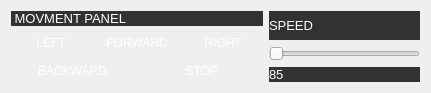
   <widget class="QWidget" name="layoutWidget">
    <property name="geometry">
     <rect>
      <x>10</x>
      <y>410</y>
      <width>431</width>
      <height>84</height>
     </rect>
    </property>
    <layout class="QHBoxLayout" name="horizontalLayout_10">
     <item>
      <layout class="QVBoxLayout" name="verticalLayout_6">
       <item>
        <widget class="QLabel" name="label_3">
         <property name="font">
          <font>
           <family>Arial</family>
           <pointsize>10</pointsize>
           <weight>50</weight>
           <bold>false</bold>
          </font>
         </property>
         <property name="styleSheet">
          <string notr="true">background-color: rgb(50, 50, 50);
color: rgb(255, 255, 255);
gridline-color: rgb(255, 255, 255);</string>
         </property>
         <property name="text">
          <string> MOVMENT PANEL</string>
         </property>
        </widget>
       </item>
       <item>
        <layout class="QVBoxLayout" name="verticalLayout_5">
         <item>
          <layout class="QHBoxLayout" name="horizontalLayout_7">
           <item>
            <widget class="QPushButton" name="LB">
             <property name="font">
              <font>
               <family>Arial</family>
               <weight>50</weight>
               <bold>false</bold>
              </font>
             </property>
             <property name="styleSheet">
              <string notr="true">background-color: rgb(50, 50, 50);
color: rgb(255, 255, 255);
alternate-background-color: rgb(255, 255, 255);</string>
             </property>
             <property name="text">
              <string>LEFT</string>
             </property>
             <property name="default">
              <bool>true</bool>
             </property>
             <property name="flat">
              <bool>true</bool>
             </property>
            </widget>
           </item>
           <item>
            <widget class="QPushButton" name="FWB">
             <property name="font">
              <font>
               <family>Arial</family>
               <weight>50</weight>
               <bold>false</bold>
              </font>
             </property>
             <property name="styleSheet">
              <string notr="true">background-color: rgb(50, 50, 50);
color: rgb(255, 255, 255);
alternate-background-color: rgb(255, 255, 255);</string>
             </property>
             <property name="text">
              <string>FORWARD</string>
             </property>
             <property name="default">
              <bool>true</bool>
             </property>
             <property name="flat">
              <bool>true</bool>
             </property>
            </widget>
           </item>
           <item>
            <widget class="QPushButton" name="RB">
             <property name="font">
              <font>
               <family>Arial</family>
               <weight>50</weight>
               <bold>false</bold>
              </font>
             </property>
             <property name="styleSheet">
              <string notr="true">background-color: rgb(50, 50, 50);
color: rgb(255, 255, 255);
alternate-background-color: rgb(255, 255, 255);</string>
             </property>
             <property name="text">
              <string>RIGHT</string>
             </property>
             <property name="default">
              <bool>true</bool>
             </property>
             <property name="flat">
              <bool>true</bool>
             </property>
            </widget>
           </item>
          </layout>
         </item>
         <item>
          <layout class="QHBoxLayout" name="horizontalLayout_8">
           <item>
            <widget class="QPushButton" name="BWB">
             <property name="font">
              <font>
               <family>Arial</family>
               <weight>50</weight>
               <bold>false</bold>
              </font>
             </property>
             <property name="styleSheet">
              <string notr="true">background-color: rgb(50, 50, 50);
color: rgb(255, 255, 255);
alternate-background-color: rgb(255, 255, 255);</string>
             </property>
             <property name="text">
              <string>BACKWARD</string>
             </property>
             <property name="default">
              <bool>true</bool>
             </property>
             <property name="flat">
              <bool>true</bool>
             </property>
            </widget>
           </item>
           <item>
            <widget class="QPushButton" name="STOPB">
             <property name="font">
              <font>
               <family>Arial</family>
               <weight>50</weight>
               <bold>false</bold>
              </font>
             </property>
             <property name="styleSheet">
              <string notr="true">background-color: rgb(50, 50, 50);
color: rgb(255, 255, 255);
alternate-background-color: rgb(255, 255, 255);</string>
             </property>
             <property name="text">
              <string>STOP</string>
             </property>
             <property name="default">
              <bool>true</bool>
             </property>
             <property name="flat">
              <bool>true</bool>
             </property>
            </widget>
           </item>
          </layout>
         </item>
        </layout>
       </item>
      </layout>
     </item>
     <item>
      <layout class="QGridLayout" name="gridLayout">
       <item row="0" column="0" colspan="2">
        <widget class="QLabel" name="tempL_2">
         <property name="font">
          <font>
           <family>Arial</family>
           <pointsize>10</pointsize>
           <weight>50</weight>
           <bold>false</bold>
          </font>
         </property>
         <property name="styleSheet">
          <string notr="true">background-color: rgb(50, 50, 50);
color: rgb(255, 255, 255);
gridline-color: rgb(255, 255, 255);</string>
         </property>
         <property name="text">
          <string>SPEED</string>
         </property>
        </widget>
       </item>
       <item row="2" column="0" colspan="2">
        <layout class="QVBoxLayout" name="verticalLayout_7">
         <item>
          <widget class="QSlider" name="speedSlider">
           <property name="minimum">
            <number>85</number>
           </property>
           <property name="maximum">
            <number>200</number>
           </property>
           <property name="orientation">
            <enum>Qt::Horizontal</enum>
           </property>
          </widget>
         </item>
         <item>
          <widget class="QLabel" name="speedVaule">
           <property name="font">
            <font>
             <family>Arial</family>
             <pointsize>10</pointsize>
             <weight>50</weight>
             <bold>false</bold>
            </font>
           </property>
           <property name="styleSheet">
            <string notr="true">background-color: rgb(50, 50, 50);
color: rgb(255, 255, 255);
gridline-color: rgb(255, 255, 255);</string>
           </property>
           <property name="text">
            <string>85</string>
           </property>
          </widget>
         </item>
        </layout>
       </item>
      </layout>
     </item>
    </layout>
   </widget>
